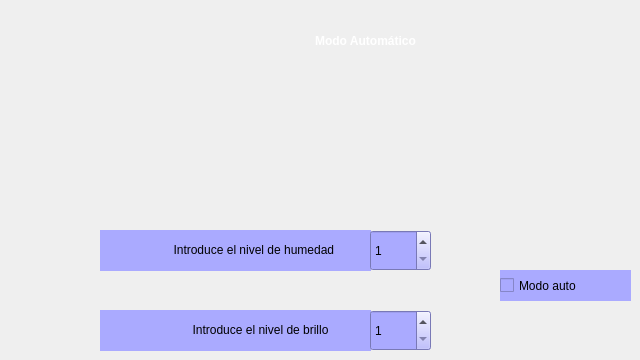
    <widget class="QWidget" name="Pagina_Auto">
     <widget class="QLabel" name="label_11">
      <property name="geometry">
       <rect>
        <x>140</x>
        <y>230</y>
        <width>231</width>
        <height>41</height>
       </rect>
      </property>
      <property name="styleSheet">
       <string notr="true">background-color: rgb(170, 170, 255);</string>
      </property>
      <property name="text">
       <string>&lt;html&gt;&lt;head/&gt;&lt;body&gt;&lt;p align=&quot;center&quot;&gt;Introduce el nivel de humedad &lt;/p&gt;&lt;/body&gt;&lt;/html&gt;</string>
      </property>
     </widget>
     <widget class="QCheckBox" name="modoAuto">
      <property name="geometry">
       <rect>
        <x>500</x>
        <y>270</y>
        <width>131</width>
        <height>31</height>
       </rect>
      </property>
      <property name="sizePolicy">
       <sizepolicy hsizetype="Expanding" vsizetype="Expanding">
        <horstretch>0</horstretch>
        <verstretch>0</verstretch>
       </sizepolicy>
      </property>
      <property name="styleSheet">
       <string notr="true">background-color: rgb(170, 170, 255);
font: 75 italic 14pt &quot;PibotoLt&quot;;</string>
      </property>
      <property name="text">
       <string>Modo auto</string>
      </property>
     </widget>
     <widget class="QLabel" name="label_12">
      <property name="geometry">
       <rect>
        <x>150</x>
        <y>310</y>
        <width>221</width>
        <height>41</height>
       </rect>
      </property>
      <property name="styleSheet">
       <string notr="true">background-color: rgb(170, 170, 255);
</string>
      </property>
      <property name="text">
       <string>&lt;html&gt;&lt;head/&gt;&lt;body&gt;&lt;p align=&quot;center&quot;&gt;Introduce el nivel de brillo&lt;/p&gt;&lt;/body&gt;&lt;/html&gt;</string>
      </property>
     </widget>
     <widget class="QLabel" name="label_13">
      <property name="geometry">
       <rect>
        <x>270</x>
        <y>30</y>
        <width>191</width>
        <height>22</height>
       </rect>
      </property>
      <property name="sizePolicy">
       <sizepolicy hsizetype="Expanding" vsizetype="Expanding">
        <horstretch>0</horstretch>
        <verstretch>0</verstretch>
       </sizepolicy>
      </property>
      <property name="text">
       <string>&lt;html&gt;&lt;head/&gt;&lt;body&gt;&lt;p align=&quot;center&quot;&gt;&lt;span style=&quot; font-weight:600; color:#ffffff;&quot;&gt;Modo Automático&lt;/span&gt;&lt;/p&gt;&lt;/body&gt;&lt;/html&gt;</string>
      </property>
     </widget>
     <widget class="QSpinBox" name="spinBox_humedad">
      <property name="geometry">
       <rect>
        <x>370</x>
        <y>230</y>
        <width>61</width>
        <height>41</height>
       </rect>
      </property>
      <property name="styleSheet">
       <string notr="true">background-color: rgb(170, 170, 255);</string>
      </property>
      <property name="minimum">
       <number>1</number>
      </property>
      <property name="maximum">
       <number>100</number>
      </property>
      <property name="value">
       <number>1</number>
      </property>
      <property name="displayIntegerBase">
       <number>10</number>
      </property>
     </widget>
     <widget class="QSpinBox" name="spinBox_brillo">
      <property name="geometry">
       <rect>
        <x>370</x>
        <y>310</y>
        <width>61</width>
        <height>41</height>
       </rect>
      </property>
      <property name="styleSheet">
       <string notr="true">background-color: rgb(170, 170, 255);</string>
      </property>
      <property name="minimum">
       <number>1</number>
      </property>
      <property name="maximum">
       <number>254</number>
      </property>
      <property name="value">
       <number>1</number>
      </property>
      <property name="displayIntegerBase">
       <number>10</number>
      </property>
     </widget>
     <widget class="QLabel" name="label_14">
      <property name="geometry">
       <rect>
        <x>100</x>
        <y>230</y>
        <width>41</width>
        <height>41</height>
       </rect>
      </property>
      <property name="styleSheet">
       <string notr="true">background-color: rgb(170, 170, 255);
border-image: url(:/cct/iconos/tint-drop.png);
</string>
      </property>
      <property name="text">
       <string>&lt;html&gt;&lt;head/&gt;&lt;body&gt;&lt;p align=&quot;center&quot;&gt;&lt;br/&gt;&lt;/p&gt;&lt;/body&gt;&lt;/html&gt;</string>
      </property>
     </widget>
     <widget class="QLabel" name="label_15">
      <property name="geometry">
       <rect>
        <x>100</x>
        <y>310</y>
        <width>51</width>
        <height>41</height>
       </rect>
      </property>
      <property name="styleSheet">
       <string notr="true">background-color: rgb(170, 170, 255);
border-image: url(:/cct/iconos/light-bulb.png);
</string>
      </property>
      <property name="text">
       <string>&lt;html&gt;&lt;head/&gt;&lt;body&gt;&lt;p align=&quot;center&quot;&gt;&lt;br/&gt;&lt;/p&gt;&lt;/body&gt;&lt;/html&gt;</string>
      </property>
     </widget>
    </widget>
